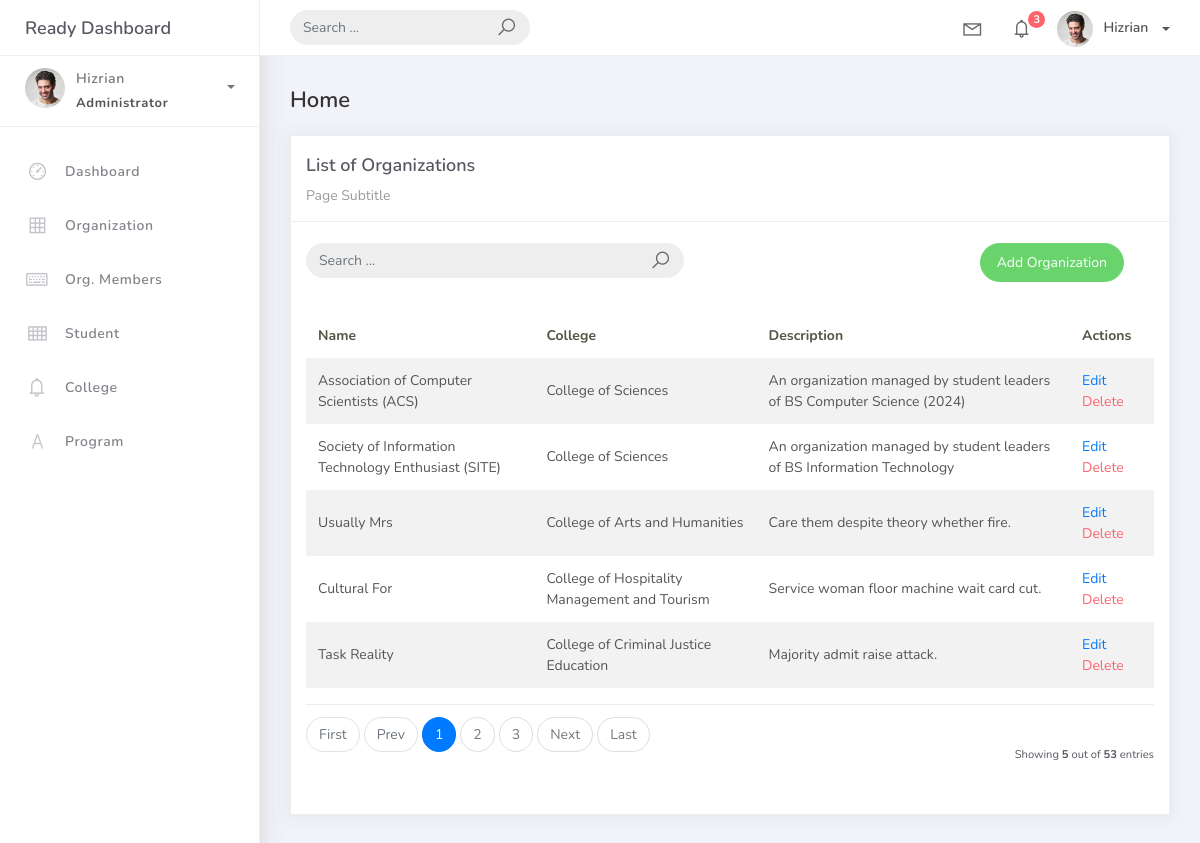
The page /organization_list/ on the database its author committed.
### studentorg/models.py (models this page shows, shortened)
class BaseModel(models.Model):
    created_at = models.DateTimeField(auto_now_add=True, db_index=True)
    upated_at = models.DateTimeField(auto_now=True)
    class Meta:
        abstract = True

class Organization(BaseModel):
    name = models.CharField(max_length=250, verbose_name="Organization Name")
    college = models.ForeignKey(
        College, null=True, blank=True, on_delete=models.CASCADE, verbose_name="College")
    description = models.CharField(max_length=500)

class College(BaseModel):
    college_name = models.CharField (max_length=150)
    def __str__(self):
        return self.college_name

### studentorg/views.py (the view)
# urls.py: path('organization_list/', OrganizationList.as_view(), name='organization-list'),
class OrganizationList(ListView):
     model = Organization
     context_object_name = 'organization'
     template_name = 'org_list.html'
     paginate_by = 5
     def get_queryset(self, *args, **kwargs):
         qs = super(OrganizationList, self).get_queryset(*args, **kwargs)
         if self.request.GET.get("q") != None:
             query = self.request.GET.get('q')
             qs = qs.filter(Q(name__icontains=query) |
                            Q(college__college_name__icontains=query) |
                            Q(description__icontains=query))
         return qs

### templates/org_list.html
{% extends 'base.html' %} {% load static %} {% block content %}
<div class="content">
  <div class="container-fluid">
    <h4 class="page-title">Home</h4>
    <div class="row">
      <div class="col-md-12">
        <div class="card">
          <div class="card-header">
            <div class="card-title">List of Organizations</div>
            <div class="card-category">Page Subtitle</div>
          </div>
          <br />
          <div class="col-md-12 row">
            <div class="col-md-6">
              <form class="navbar-left navbar-form nav-search mr-md-3" action="{% url 'organization-list' %}">
                <div class="input-group">
                  <input type="text" placeholder="Search ..." class="form-control" name="q" />
                  <div class="input-group-append">
                    <span class="input-group-text">
                      <i class="la la-search search-icon"></i>
                    </span>
                  </div>
                </div>
              </form>
            </div>
            <div class="col-md-6">
              <div class="pull-right">
                <a href="{% url 'organization-add' %}" class="btn btn-success btn-rounded">Add Organization</a>
              </div>
            </div>
          </div>
          <div class="card-body">
            <table class="table table-striped mt-3">
              <thead>
                <tr>
                  <th scope="col">Name</th>
                  <th scope="col">College</th>
                  <th scope="col">Description</th>
                  <th scope="col">Actions</th>
                </tr>
              </thead>
              <tbody>
                {% for object in object_list %}
                <tr>
                  <td>{{ object.name }}</td>
                  <td>{{ object.college }}</td>
                  <td>{{ object.description }}</td>
                  <td>
                    <a href="organization_list/{{ object.id }}">Edit</a>
                    <a href="organization_list/{{ object.id }}/delete" class="text-danger">Delete</a>
                  </td>
                </tr>
                {% empty %}
                <tr>
                  <td colspan="4" style="text-align: center">
                    <p class="text-sm font-wight-bold mb-0">No Records Found</p>
                  </td>
                </tr>
                {% endfor %}
              </tbody>
            </table>
            {% include 'includes/pagination.html' %}
          </div>
        </div>
      </div>
    </div>
  </div>
</div>
{% endblock %}

### rows shown on the page
Organization: name "Association of Computer Scientists (ACS)", college "College of Sciences", description "An organization managed by student leaders of BS Computer Science (2024)"
Organization: name "Society of Information Technology Enthusiast (SITE)", college "College of Sciences", description "An organization managed by student leaders of BS Information Technology"
Organization: name "Usually Mrs", college "College of Arts and Humanities", description "Care them despite theory whether fire."
Organization: name "Cultural For", college "College of Hospitality Management and Tourism", description "Service woman floor machine wait card cut."
Organization: name "Task Reality", college "College of Criminal Justice Education", description "Majority admit raise attack."

### other values the page prints
{{ page_num }} "1"
{{ page_num }} "2" "3"
{{ object_list.count }} "5"
{{ paginator.count }} "53"
